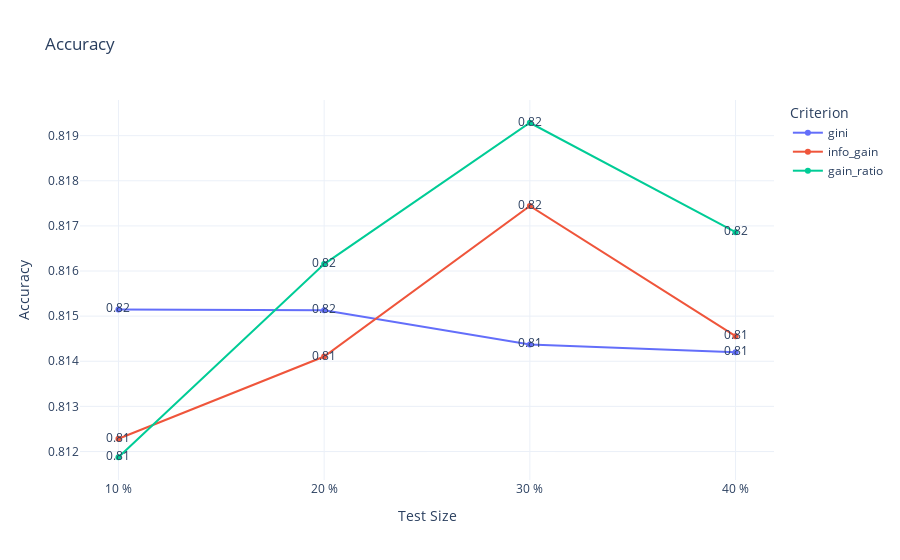

Notebook cell for this chart:
### Code cell
accuracy_fig = create_plot(test_sizes_labels, {k: results[k]['accuracy'] for k in results}, 'Accuracy', 'Accuracy')
accuracy_fig.show()

### Figure 1 — Plotly figure (JSON) as saved in the notebook; plotly's stock layout.template omitted (floating-point values rounded to 4 significant figures)
{"data": [{"mode": "lines+markers+text", "name": "gini", "text": ["0.82", "0.82", "0.81", "0.81"], "type": "scatter", "x": ["10 %", "20 %", "30 %", "40 %"], "y": [0.8151, 0.8151, 0.8144, 0.8142]}, {"mode": "lines+markers+text", "name": "info_gain", "text": ["0.81", "0.81", "0.82", "0.81"], "type": "scatter", "x": ["10 %", "20 %", "30 %", "40 %"], "y": [0.8123, 0.8141, 0.8174, 0.8146]}, {"mode": "lines+markers+text", "name": "gain_ratio", "text": ["0.81", "0.82", "0.82", "0.82"], "type": "scatter", "x": ["10 %", "20 %", "30 %", "40 %"], "y": [0.8119, 0.8162, 0.8193, 0.8169]}], "layout": {"legend": {"title": {"text": "Criterion"}}, "title": {"text": "Accuracy"}, "xaxis": {"title": {"text": "Test Size"}}, "yaxis": {"title": {"text": "Accuracy"}}}}
